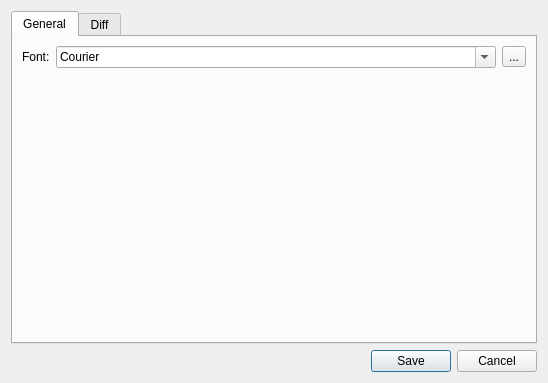
<?xml version="1.0" encoding="UTF-8"?>
<ui version="4.0">
 <class>CSettingsDialog</class>
 <widget class="QDialog" name="CSettingsDialog">
  <property name="geometry">
   <rect>
    <x>0</x>
    <y>0</y>
    <width>548</width>
    <height>383</height>
   </rect>
  </property>
  <property name="windowTitle">
   <string>Dialog</string>
  </property>
  <layout class="QGridLayout" name="gridLayout">
   <item row="0" column="0">
    <widget class="QTabWidget" name="tabWidget">
     <property name="currentIndex">
      <number>0</number>
     </property>
     <widget class="QWidget" name="tab">
      <attribute name="title">
       <string>General</string>
      </attribute>
      <layout class="QFormLayout" name="formLayout">
       <item row="0" column="0">
        <widget class="QLabel" name="label">
         <property name="text">
          <string>Font:</string>
         </property>
        </widget>
       </item>
       <item row="0" column="1">
        <layout class="QHBoxLayout" name="horizontalLayout_2">
         <item>
          <widget class="QFontComboBox" name="fontComboBox">
           <property name="frame">
            <bool>true</bool>
           </property>
           <property name="fontFilters">
            <set>QFontComboBox::MonospacedFonts</set>
           </property>
          </widget>
         </item>
         <item>
          <widget class="QToolButton" name="fontToolButton">
           <property name="text">
            <string>...</string>
           </property>
          </widget>
         </item>
        </layout>
       </item>
      </layout>
     </widget>
     <widget class="QWidget" name="tab_2">
      <attribute name="title">
       <string>Diff</string>
      </attribute>
      <layout class="QFormLayout" name="formLayout_2">
       <item row="0" column="0">
        <widget class="QLabel" name="label_2">
         <property name="text">
          <string>Path:</string>
         </property>
        </widget>
       </item>
       <item row="0" column="1">
        <layout class="QHBoxLayout" name="horizontalLayout">
         <item>
          <widget class="QLineEdit" name="diffPathLineEdit"/>
         </item>
         <item>
          <widget class="QToolButton" name="diffPathToolButton">
           <property name="text">
            <string>...</string>
           </property>
          </widget>
         </item>
        </layout>
       </item>
       <item row="1" column="0">
        <widget class="QLabel" name="label_3">
         <property name="text">
          <string>Arguments:</string>
         </property>
        </widget>
       </item>
       <item row="1" column="1">
        <widget class="QPlainTextEdit" name="diffArgsPlainTextEdit">
         <property name="toolTip">
          <string>&lt;html&gt;&lt;head/&gt;&lt;body&gt;&lt;p&gt;The following variables will be replaced:&lt;/p&gt;&lt;p&gt;&lt;br/&gt;&lt;/p&gt;&lt;p&gt;%fn  - new file name&lt;/p&gt;&lt;p&gt;%fo  - old file path&lt;/p&gt;&lt;p&gt;%in  - new file id&lt;/p&gt;&lt;p&gt;%io  - old file id&lt;/p&gt;&lt;p&gt;%pn - new file path&lt;/p&gt;&lt;p&gt;%po - old file path&lt;/p&gt;&lt;/body&gt;&lt;/html&gt;</string>
         </property>
        </widget>
       </item>
      </layout>
     </widget>
    </widget>
   </item>
   <item row="1" column="0">
    <widget class="QDialogButtonBox" name="buttonBox">
     <property name="orientation">
      <enum>Qt::Horizontal</enum>
     </property>
     <property name="standardButtons">
      <set>QDialogButtonBox::Cancel|QDialogButtonBox::Save</set>
     </property>
    </widget>
   </item>
  </layout>
 </widget>
 <resources/>
 <connections>
  <connection>
   <sender>buttonBox</sender>
   <signal>accepted()</signal>
   <receiver>CSettingsDialog</receiver>
   <slot>accept()</slot>
   <hints>
    <hint type="sourcelabel">
     <x>248</x>
     <y>254</y>
    </hint>
    <hint type="destinationlabel">
     <x>157</x>
     <y>274</y>
    </hint>
   </hints>
  </connection>
  <connection>
   <sender>buttonBox</sender>
   <signal>rejected()</signal>
   <receiver>CSettingsDialog</receiver>
   <slot>reject()</slot>
   <hints>
    <hint type="sourcelabel">
     <x>316</x>
     <y>260</y>
    </hint>
    <hint type="destinationlabel">
     <x>286</x>
     <y>274</y>
    </hint>
   </hints>
  </connection>
 </connections>
</ui>
